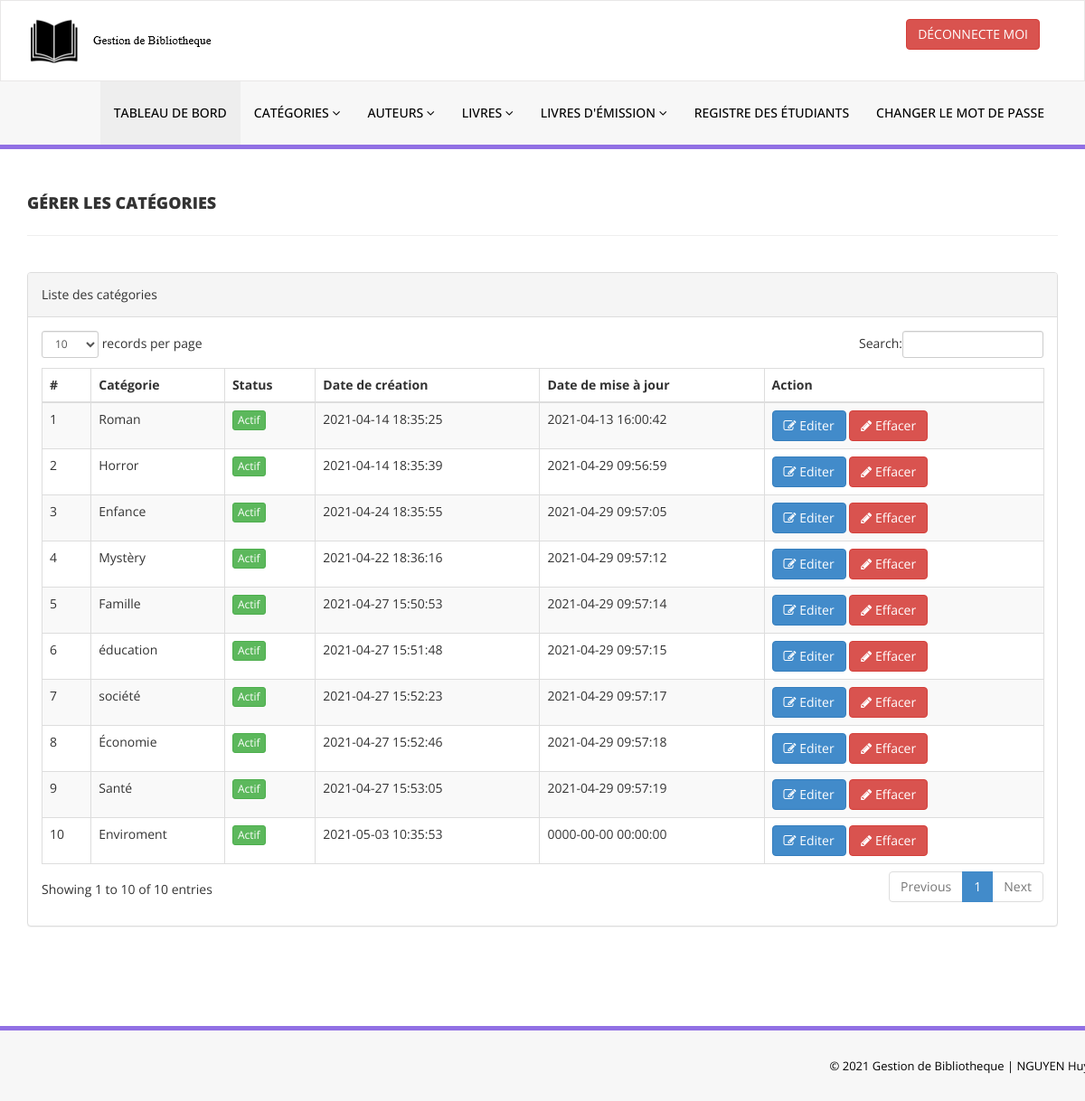
Page /library/admin/manage-categories.php (signed in) on the committed database.
### tables this page shows
CREATE TABLE `tblcategory` (
  `id` int(11) NOT NULL,
  `CategoryName` varchar(150) DEFAULT NULL,
  `Status` int(1) DEFAULT NULL,
  `CreationDate` timestamp NULL DEFAULT current_timestamp(),
  `UpdationDate` timestamp NULL DEFAULT '0000-00-00 00:00:00' ON UPDATE current_timestamp()
);

### library/admin/manage-categories.php (the view, shortened to what this page needs)
<?php
include('includes/config.php');
if(strlen($_SESSION['alogin'])==0)
    {
header('location:index.php');
}
else{
    ?>
<!DOCTYPE html>
<html xmlns="http://www.w3.org/1999/xhtml">
<head>
    <link href="assets/css/bootstrap.css" rel="stylesheet" />
    <link href="assets/css/font-awesome.css" rel="stylesheet" />
    <link href="assets/js/dataTables/dataTables.bootstrap.css" rel="stylesheet" />
    <link href="assets/css/style.css" rel="stylesheet" />
</head>
<body>
<?php include('includes/header.php');?>
    <div class="content-wrapper">
         <div class="container">
        <div class="row pad-botm">
            <div class="col-md-12">
                <h4 class="header-line">Gérer les catégories</h4>
    </div>
     <div class="row">
</div>
        </div>
            <div class="row">
                <div class="col-md-12">
                    <div class="panel panel-default">
                        <div class="panel-heading">
                        Liste des catégories
                        </div>
                        <div class="panel-body">
                            <div class="table-responsive">
                                <table class="table table-striped table-bordered table-hover" id="dataTables-example">
                                    <thead>
                                        <tr>
                                            <th>#</th>
                                            <th>Catégorie</th>
                                            <th>Status</th>
                                            <th>Date de création</th>
                                            <th>Date de mise à jour</th>
                                            <th>Action</th>
                                        </tr>
                                    </thead>
                                    <tbody>
<?php $sql = "SELECT * from  tblcategory";
$query = $dbh -> prepare($sql);
$query->execute();
$results=$query->fetchAll(PDO::FETCH_OBJ);
$cnt=1;
if($query->rowCount() > 0)
{
foreach($results as $result)
{               ?>
                                        <tr class="odd gradeX">
                                            <td class="center"><?php echo htmlentities($cnt);?></td>
                                            <td class="center"><?php echo htmlentities($result->CategoryName);?></td>
                                            <td class="center"><?php if($result->Status==1) {?>
                                            <a href="#" class="btn btn-success btn-xs">Actif</a>
                                            <?php } else {?>
                                            <a href="#" class="btn btn-danger btn-xs">Inactif</a>
                                            <?php } ?></td>
                                            <td class="center"><?php echo htmlentities($result->CreationDate);?></td>
                                            <td class="center"><?php echo htmlentities($result->UpdationDate);?></td>
                                            <td class="center">
                                            <a href="edit-category.php?catid=<?php echo htmlentities($result->id);?>"><button class="btn btn-primary"><i class="fa fa-edit "></i> Editer</button>
                                          <a href="manage-categories.php?del=<?php echo htmlentities($result->id);?>" onclick="return confirm('Etes-vous sûr que vous voulez supprimer?');"" >  <button class="btn btn-danger"><i class="fa fa-pencil"></i> Effacer</button>
                                            </td>
                                        </tr>
 <?php $cnt=$cnt+1;}} ?>
                                    </tbody>
                                </table>
                            </div>
                        </div>
                    </div>
                </div>
            </div>
    </div>
    </div>
  <?php include('includes/footer.php');?>
</body>
</html>
<?php } ?>

### library/admin/includes/header.php (shortened to what this page needs)
<div class="navbar navbar-inverse set-radius-zero" >
        <div class="container">
            <div class="navbar-header">
                <a class="navbar-brand">
                    <img src = "assets/img/Picture.png">
                </a>
            </div>
            <div class="right-div">
                <a href="logout.php" class="btn btn-danger pull-right">DÉCONNECTE MOI</a>
            </div>
        </div>
    </div>
    <section class="menu-section">
        <div class="container">
            <div class="row ">
                <div class="col-md-12">
                    <div class="navbar-collapse collapse ">
                        <ul id="menu-top" class="nav navbar-nav navbar-right">
                            <li><a href="dashboard.php" class="menu-top-active">TABLEAU DE BORD</a></li>
                            <li>
                                <a href="#" class="dropdown-toggle" id="ddlmenuItem" data-toggle="dropdown"> Catégories <i class="fa fa-angle-down"></i></a>
                            </li>
                            <li>
                                <a href="#" class="dropdown-toggle" id="ddlmenuItem" data-toggle="dropdown"> Auteurs <i class="fa fa-angle-down"></i></a>
                            </li>
 <li>
                                <a href="#" class="dropdown-toggle" id="ddlmenuItem" data-toggle="dropdown"> Livres <i class="fa fa-angle-down"></i></a>
                            </li>
                           <li>
                                <a href="#" class="dropdown-toggle" id="ddlmenuItem" data-toggle="dropdown"> Livres d'émission <i class="fa fa-angle-down"></i></a>
                            </li>
                             <li><a href="reg-students.php">Registre des étudiants</a></li>
  <li><a href="change-password.php">Changer le mot de passe</a></li>
                        </ul>
                    </div>
                </div>
            </div>
        </div>
    </section>

### library/admin/includes/footer.php
<section class="footer-section">
     <div class="container">
         <div class="row">
             <div class="col-md-12">
                &copy; 2021 Gestion de Bibliotheque |<a> NGUYEN Huy</a>
             </div>
         </div>
     </div>
 </section>

### library/admin/assets/css/style.css (style rules this page uses)
.set-radius-zero { border-radius:0px; -moz-border-radius:0px; -webkit-border-radius:0px; }
.content-wrapper { margin-top: 40px; min-height:800px; padding-bottom:90px; }
.header-line { font-weight:900; padding-bottom:25px; border-bottom:1px solid #eeeeee; text-transform:uppercase; }
.pad-botm { padding-bottom:30px; }
.right-div { float: right; padding: 20px; }
#menu-top a { color:#000; text-decoration:none; font-weight:500; padding: 25px 15px 25px 15px; text-transform:uppercase; }
.menu-section { background-color: #f7f7f7; border-bottom:5px solid #9170E4; width:100% }
.menu-top-active { background-color:#eeeeee; }
.navbar-inverse { background-color: #FFF; border-color: rgba(155, 153, 153, 0.23); }
.navbar { min-height: 90px; margin-bottom: 0px; }
.footer-section { padding:25px 50px 25px 50px; color:#000; font-size:13px; background-color: #f7f7f7; text-align:right; border-top:5px solid #9170E4; }
.footer-section a, .footer-section a:hover { color:#000; }

### rows in the picture
tblcategory: CategoryName "Roman", Status "Actif", CreationDate "2021-04-14 18:35:25", UpdationDate "2021-04-13 16:00:42"
tblcategory: CategoryName "Horror", Status "Actif", CreationDate "2021-04-14 18:35:39", UpdationDate "2021-04-29 09:56:59"
tblcategory: CategoryName "Enfance", Status "Actif", CreationDate "2021-04-24 18:35:55", UpdationDate "2021-04-29 09:57:05"
tblcategory: CategoryName "Mystèry", Status "Actif", CreationDate "2021-04-22 18:36:16", UpdationDate "2021-04-29 09:57:12"
tblcategory: CategoryName "Famille", Status "Actif", CreationDate "2021-04-27 15:50:53", UpdationDate "2021-04-29 09:57:14"
tblcategory: CategoryName "éducation", Status "Actif", CreationDate "2021-04-27 15:51:48", UpdationDate "2021-04-29 09:57:15"
tblcategory: CategoryName "société", Status "Actif", CreationDate "2021-04-27 15:52:23", UpdationDate "2021-04-29 09:57:17"
tblcategory: CategoryName "Économie", Status "Actif", CreationDate "2021-04-27 15:52:46", UpdationDate "2021-04-29 09:57:18"
tblcategory: CategoryName "Santé", Status "Actif", CreationDate "2021-04-27 15:53:05", UpdationDate "2021-04-29 09:57:19"
tblcategory: CategoryName "Enviroment", Status "Actif", CreationDate "2021-05-03 10:35:53", UpdationDate "0000-00-00 00:00:00"
